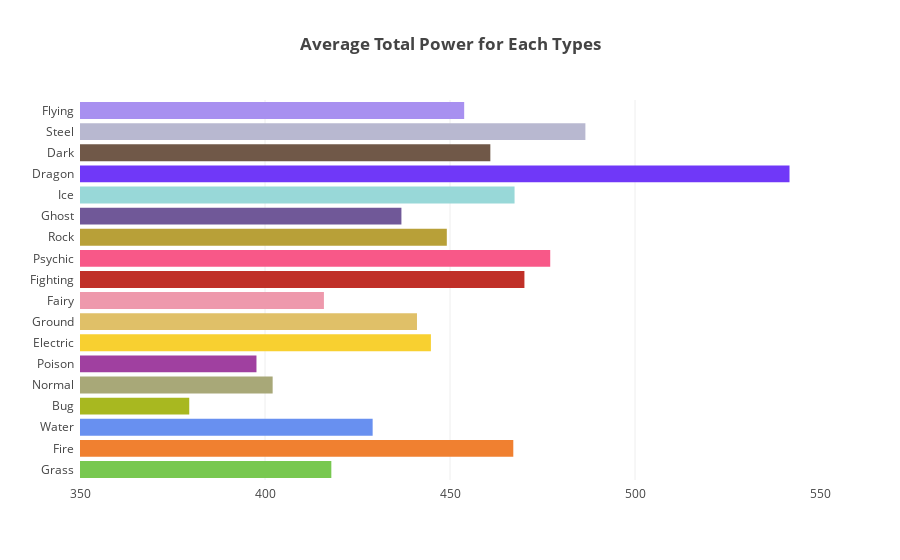

The notebook cell saved with this chart:
### Markdown cell above
It's shown that Generation IV Pokemons have higher points almost in every stats. The opposite from that Generation II has almost lower stats in every aspect, especially Sp. Attack and Speed.

### Code cell
# Status Comparison per each Type

total_mean_values = []
for t in types:
    criteria_1 = df['Type 1'] == t
    criteria_2 = df['Type 2'] == t
    criteria = criteria_1 | criteria_2
    df_type = df[criteria]
    total_mean = df_type['Total'].mean()
    total_mean_values.append(total_mean)
    
# Horizontal
trace_bar = go.Bar(x = total_mean_values,
                   y = types,
                   orientation = 'h',
                   marker=dict(color=colors)
                  )

layout = go.Layout(
                    title='<b>Average Total Power for Each Types</b>',
                    margin=go.layout.Margin(                   
                        pad=5),
                    xaxis=dict(
                            range=[350, 550],
                            dtick=50)
                  )
data = [trace_bar]
fig = go.Figure(data=data, layout=layout)
iplot(fig)

### Figure 1 — Plotly figure (JSON) as saved in the notebook; plotly's stock layout.template omitted (floating-point values rounded to 4 significant figures)
{"data": [{"marker": {"color": ["#78C850", "#F08030", "#6890F0", "#A8B820", "#A8A878", "#A040A0", "#F8D030", "#E0C068", "#EE99AC", "#C03028", "#F85888", "#B8A038", "#705898", "#98D8D8", "#7038F8", "#705848", "#B8B8D0", "#A890F0", "#353535"]}, "orientation": "h", "type": "bar", "uid": "b831acb9-6e16-40a5-9044-2da04ba8a888", "x": [417.9, 467.1, 429.1, 379.5, 402.1, 397.7, 444.8, 441.1, 415.9, 470.1, 477.1, 449.1, 436.9, 467.4, 541.8, 460.9, 486.6, 453.8], "y": ["Grass", "Fire", "Water", "Bug", "Normal", "Poison", "Electric", "Ground", "Fairy", "Fighting", "Psychic", "Rock", "Ghost", "Ice", "Dragon", "Dark", "Steel", "Flying"]}], "layout": {"margin": {"pad": 5}, "title": {"text": "<b>Average Total Power for Each Types</b>"}, "xaxis": {"dtick": 50, "range": [350, 550]}}}
